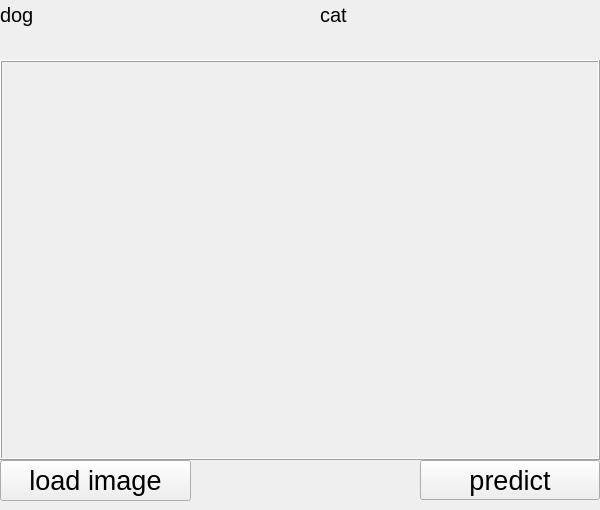
<?xml version="1.0" encoding="UTF-8"?>
<ui version="4.0">
 <class>Form</class>
 <widget class="QWidget" name="Form">
  <property name="geometry">
   <rect>
    <x>0</x>
    <y>0</y>
    <width>600</width>
    <height>510</height>
   </rect>
  </property>
  <property name="maximumSize">
   <size>
    <width>600</width>
    <height>510</height>
   </size>
  </property>
  <property name="windowTitle">
   <string>dog vs cat</string>
  </property>
  <widget class="QLabel" name="label_dog">
   <property name="geometry">
    <rect>
     <x>0</x>
     <y>0</y>
     <width>310</width>
     <height>30</height>
    </rect>
   </property>
   <property name="font">
    <font>
     <pointsize>15</pointsize>
    </font>
   </property>
   <property name="text">
    <string>dog</string>
   </property>
  </widget>
  <widget class="QLabel" name="label_cat">
   <property name="geometry">
    <rect>
     <x>320</x>
     <y>0</y>
     <width>280</width>
     <height>30</height>
    </rect>
   </property>
   <property name="font">
    <font>
     <pointsize>15</pointsize>
    </font>
   </property>
   <property name="text">
    <string>cat</string>
   </property>
  </widget>
  <widget class="QPushButton" name="pb_load_image">
   <property name="geometry">
    <rect>
     <x>0</x>
     <y>460</y>
     <width>191</width>
     <height>41</height>
    </rect>
   </property>
   <property name="font">
    <font>
     <pointsize>20</pointsize>
    </font>
   </property>
   <property name="text">
    <string>load image</string>
   </property>
  </widget>
  <widget class="QPushButton" name="pb_predict">
   <property name="geometry">
    <rect>
     <x>420</x>
     <y>460</y>
     <width>180</width>
     <height>40</height>
    </rect>
   </property>
   <property name="font">
    <font>
     <pointsize>20</pointsize>
    </font>
   </property>
   <property name="text">
    <string>predict</string>
   </property>
  </widget>
  <widget class="QFrame" name="frame">
   <property name="geometry">
    <rect>
     <x>0</x>
     <y>60</y>
     <width>600</width>
     <height>400</height>
    </rect>
   </property>
   <property name="autoFillBackground">
    <bool>true</bool>
   </property>
   <property name="frameShape">
    <enum>QFrame::Box</enum>
   </property>
   <property name="frameShadow">
    <enum>QFrame::Raised</enum>
   </property>
   <widget class="QLabel" name="label_image">
    <property name="geometry">
     <rect>
      <x>0</x>
      <y>0</y>
      <width>600</width>
      <height>400</height>
     </rect>
    </property>
    <property name="text">
     <string/>
    </property>
   </widget>
  </widget>
 </widget>
 <resources/>
 <connections/>
</ui>
